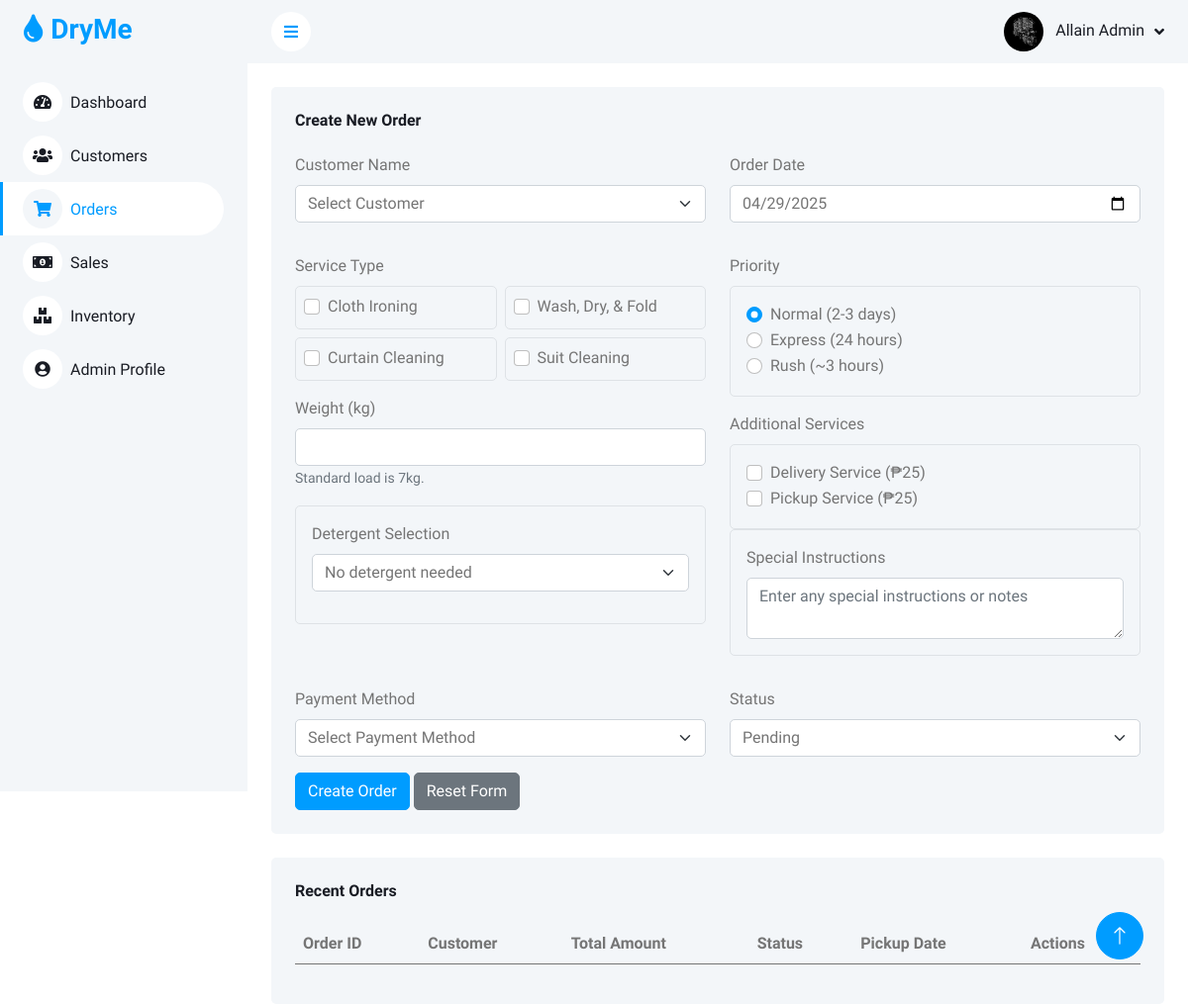
The app's page /admin/orders.php (signed in) with its own data.
### tables this page shows
CREATE TABLE `services` (
  `service_id` int(11) NOT NULL,
  `service_name` varchar(100) NOT NULL,
  `description` text DEFAULT NULL,
  `price` decimal(10,2) NOT NULL,
  `status` enum('active','inactive') DEFAULT 'active'
);

### admin/orders.php (the view, shortened to what this page needs)
<?php
require_once '../includes/db_connect.php';
$stmt = $pdo->prepare("SELECT * FROM admins WHERE admin_id = ?");
$stmt->execute([$_SESSION['admin_id']]);
$admin = $stmt->fetch();
$stmt = $pdo->query("SELECT * FROM services");
$services = $stmt->fetchAll();
?>
<!DOCTYPE html>
<html lang="en">
<head>
    <link href="https://cdnjs.cloudflare.com/ajax/libs/font-awesome/5.10.0/css/all.min.css" rel="stylesheet">
    <link href="https://cdn.jsdelivr.net/npm/bootstrap-icons@1.4.1/font/bootstrap-icons.css" rel="stylesheet">
    <link href="https://cdn.jsdelivr.net/npm/sweetalert2@11/dist/sweetalert2.min.css" rel="stylesheet">
    <link href="lib/owlcarousel/assets/owl.carousel.min.css" rel="stylesheet">
    <link href="lib/tempusdominus/css/tempusdominus-bootstrap-4.min.css" rel="stylesheet" />
    <link href="css/bootstrap.min.css" rel="stylesheet">
    <link href="css/style.css" rel="stylesheet">
</head>
<body>
    <div class="container-fluid position-relative bg-white d-flex p-0">
        <div class="sidebar pe-4 pb-3">
            <nav class="navbar bg-light navbar-light">
                <a href="index.php" class="navbar-brand mx-4 mb-3">
                    <h3 class="text-primary"><i class="fa fa-tint me-2"></i>DryMe</h3>
                </a>
                <div class="navbar-nav w-100">
                    <a href="index.php" class="nav-item nav-link"><i class="fa fa-tachometer-alt me-2"></i>Dashboard</a>
                    <a href="customers.php" class="nav-item nav-link"><i class="fa fa-users me-2"></i>Customers</a>
                    <a href="orders.php" class="nav-item nav-link active"><i class="fa fa-shopping-cart me-2"></i>Orders</a>
                    <a href="sales.php" class="nav-item nav-link"><i class="fa fa-money-bill-alt me-2"></i>Sales</a>
                    <a href="inventory.php" class="nav-item nav-link"><i class="fa fa-boxes me-2"></i>Inventory</a>
                    <a href="profile.php" class="nav-item nav-link"><i class="fa fa-user-circle me-2"></i>Admin Profile</a>
                </div>
            </nav>
        </div>
        <div class="content">
            <nav class="navbar navbar-expand bg-light navbar-light sticky-top px-4 py-0">
                <a href="#" class="sidebar-toggler flex-shrink-0">
                    <i class="fa fa-bars"></i>
                </a>
                <div class="navbar-nav align-items-center ms-auto">
                    <div class="nav-item dropdown">
                        <a href="#" class="nav-link dropdown-toggle" data-bs-toggle="dropdown">
                            <img class="rounded-circle me-lg-2" src="<?php echo isset($admin['profile_picture']) && $admin['profile_picture'] ? 'img/profile/' . $admin['profile_picture'] : 'img/user.jpg'; ?>" alt="" style="width: 40px; height: 40px; object-fit: cover;">
                            <span class="d-none d-lg-inline-flex"><?php echo htmlspecialchars($admin['full_name']); ?></span>
                        </a>
                    </div>
                </div>
            </nav>
            <div class="container-fluid pt-4 px-4">
                <div class="row g-4">
                    <div class="col-sm-12">
                        <div class="bg-light rounded h-100 p-4">
                            <h6 class="mb-4">Create New Order</h6>
                            <form method="POST" action="">
                                <div class="row mb-3">
                                    <div class="col-md-6">
                                        <label class="form-label">Customer Name</label>
                                        <select class="form-select mb-3" name="customer_id" required>
                                            <option value="">Select Customer</option>
                                        </select>
                                    </div>
                                    <div class="col-md-6">
                                        <label class="form-label">Order Date</label>
                                        <input type="date" class="form-control" value="<?php echo date('Y-m-d'); ?>">
                                    </div>
                                </div>
                                <div class="row mb-3">
                                    <div class="col-md-6">
                                        <label class="form-label">Service Type</label>
                                        <div class="row g-2">
                                            <?php foreach ($services as $service): ?>
                                                <?php if ($service['service_name'] !== 'Delivery Service' && $service['service_name'] !== 'Home Pickup'): ?>
                                                <div class="col-6">
                                                    <div class="border rounded p-2">
                                                        <div class="form-check">
                                                            <input class="form-check-input service-check"
                                                                   type="checkbox"
                                                                   name="services[]"
                                                                   value="<?php echo $service['service_id']; ?>"
                                                                   data-price="<?php echo $service['price']; ?>">
                                                            <label class="form-check-label">
                                                                <?php echo htmlspecialchars($service['service_name']); ?>
                                                            </label>
                                                        </div>
                                                    </div>
                                                </div>
                                                <?php endif; ?>
                                            <?php endforeach; ?>
                                        </div>
                                        <div class="mt-3">
                                            <label class="form-label">Weight (kg)</label>
                                            <input type="number" name="weight" class="form-control" step="0.1" min="0" required>
                                            <small class="form-text text-muted">Standard load is 7kg.</small>
                                        </div>
                                        <div class="mt-3">
                                            <div class="border rounded p-3">
                                                <label class="form-label">Detergent Selection</label>
                                                <div class="mb-3">
                                                    <select class="form-select" name="detergent_id" id="detergentSelect">
                                                        <option value="">No detergent needed</option>
                                                    </select>
                                                </div>
                                            </div>
                                        </div>
                                    </div>
                                    <div class="col-md-6">
                                        <label class="form-label">Priority</label>
                                        <div class="border rounded p-3 mb-3">
                                            <div class="form-check">
                                                <input class="form-check-input" type="radio" name="priority" value="normal" checked>
                                                <label class="form-check-label">Normal (2-3 days)</label>
                                            </div>
                                            <div class="form-check">
                                                <input class="form-check-input" type="radio" name="priority" value="express">
                                                <label class="form-check-label">Express (24 hours)</label>
                                            </div>
                                            <div class="form-check">
                                                <input class="form-check-input" type="radio" name="priority" value="rush">
                                                <label class="form-check-label">Rush (~3 hours)</label>
                                            </div>
                                        </div>
                                        <label class="form-label">Additional Services</label>
                                        <div class="border rounded p-3">
                                            <div class="form-check">
                                                <input class="form-check-input delivery-check" type="checkbox" name="delivery" value="1">
                                                <label class="form-check-label">Delivery Service (₱25)</label>
                                            </div>
                                            <div class="form-check">
                                                <input class="form-check-input pickup-check" type="checkbox" name="pickup" value="1">
                                                <label class="form-check-label">Pickup Service (₱25)</label>
                                            </div>
                                        </div>
                                        <div class="border rounded p-3">
                                                    <label class="form-label">Special Instructions</label>
                                                    <textarea class="form-control" name="special_instructions" rows="2" placeholder="Enter any special instructions or notes"></textarea>
                                        </div>
                                    </div>
                                </div>
                                <div class="row mb-3">
                                    <div class="col-md-6">
                                        <label class="form-label">Payment Method</label>
                                        <select class="form-select">
                                            <option selected>Select Payment Method</option>
                                        </select>
                                    </div>
                                    <div class="col-md-6">
                                        <label class="form-label">Status</label>
                                        <select class="form-select" name="status" required>
                                            <option value="pending" selected>Pending</option>
                                        </select>
                                    </div>
                                </div>
                                <div class="row">
                                    <div class="col-12">
                                        <button type="submit" class="btn btn-primary">Create Order</button>
                                        <button type="reset" class="btn btn-secondary">Reset Form</button>
                                    </div>
                                </div>
                            </form>
                        </div>
                    </div>
                </div>
                <div class="row mt-4">
                    <div class="col-12">
                        <div class="bg-light rounded h-100 p-4">
                            <h6 class="mb-4">Recent Orders</h6>
                            <div class="table-responsive">
                                <table class="table">
                                    <thead>
                                        <tr>
                                            <th scope="col">Order ID</th>
                                            <th scope="col">Customer</th>
                                            <th scope="col">Total Amount</th>
                                            <th scope="col">Status</th>
                                            <th scope="col">Pickup Date</th>
                                            <th scope="col">Actions</th>
                                        </tr>
                                    </thead>
                                </table>
                            </div>
                        </div>
                    </div>
                </div>
            </div>
        <a href="#" class="btn btn-lg btn-primary btn-lg-square back-to-top"><i class="bi bi-arrow-up"></i></a>
    </div>
</body>
</html>

### admin/css/style.css (style rules this page uses)
:root { --primary: #009CFF; --light: #F3F6F9; --dark: #191C24; }
.back-to-top { position: fixed; display: none; right: 45px; bottom: 45px; z-index: 99; }
.btn { transition: .5s; }
.btn.btn-primary { color: #FFFFFF; }
.btn-lg-square { width: 48px; height: 48px; }
.btn-square, .btn-sm-square, .btn-lg-square { padding: 0; display: inline-flex; align-items: center; justify-content: center; font-weight: normal; border-radius: 50px; }
.sidebar { position: fixed; top: 0; left: 0; bottom: 0; width: 250px; height: 100vh; overflow-y: auto; background: var(--light); transition: 0.5s; z-index: 999; }
.content { margin-left: 250px; min-height: 100vh; background: #FFFFFF; transition: 0.5s; }
@media (min-width: 992px) { .sidebar { margin-left: 0; } }
@media (min-width: 992px) { .content { width: calc(100% - 250px); } }
.sidebar .navbar .navbar-nav .nav-link { padding: 7px 20px; color: var(--dark); font-weight: 500; border-left: 3px solid var(--light); border-radius: 0 30px 30px 0; outline: none; }
.sidebar .navbar .navbar-nav .nav-link:hover, .sidebar .navbar .navbar-nav .nav-link.active { color: var(--primary); background: #FFFFFF; border-color: var(--primary); }
.sidebar .navbar .navbar-nav .nav-link i { width: 40px; height: 40px; display: inline-flex; align-items: center; justify-content: center; background: #FFFFFF; border-radius: 40px; }
.sidebar .navbar .navbar-nav .nav-link:hover i, .sidebar .navbar .navbar-nav .nav-link.active i { background: var(--light); }
.content .navbar .navbar-nav .nav-link { margin-left: 25px; padding: 12px 0; color: var(--dark); outline: none; }
.content .navbar .sidebar-toggler, .content .navbar .navbar-nav .nav-link i { width: 40px; height: 40px; display: inline-flex; align-items: center; justify-content: center; background: #FFFFFF; border-radius: 40px; }
.content .navbar .dropdown-toggle::after { margin-left: 6px; vertical-align: middle; border: none; content: "\f107"; font-family: "Font Awesome 5 Free"; font-weight: 900; transition: .5s; }

### records on screen
services: service_name "Cloth Ironing"
services: service_name "Wash, Dry, & Fold"
services: service_name "Curtain Cleaning"
services: service_name "Suit Cleaning"

### other values on screen
$admin['full_name'] "Allain Admin"
